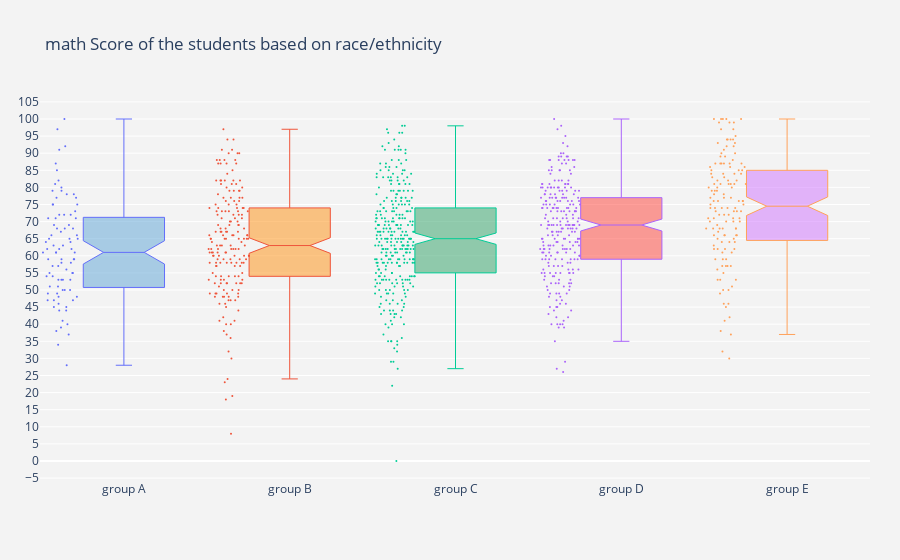

Here is the notebook cell this chart was saved with:
### Code cell
x_data = np.unique(data['race/ethnicity'])

ya,yb,yc,yd,ye=[],[],[],[],[]

for i in range(len(data)):
    if data['race/ethnicity'][i] =='group C':
        yc.append(data['math score'][i])
    elif data['race/ethnicity'][i] == 'group D':
        yd.append(data['math score'][i])
    elif data['race/ethnicity'][i] == 'group B':
        yb.append(data['math score'][i])
    elif data['race/ethnicity'][i] == 'group E':
        ye.append(data['math score'][i])
    else:
        ya.append(data['math score'][i])


y_data = [ya,yb,yc,yd,ye]

colors = ['rgba(93, 164, 214, 0.5)', 'rgba(255, 144, 14, 0.5)', 'rgba(44, 160, 101, 0.5)',
          'rgba(255, 65, 54, 0.5)', 'rgba(207, 114, 255, 0.5)', 'rgba(127, 96, 0, 0.5)']

fig = go.Figure()

for xd, yd, cls in zip(x_data, y_data, colors):
        fig.add_trace(go.Box(
            y=yd,
            name=xd,
            boxpoints='all',
            jitter=0.5,
            notched=True,
            whiskerwidth=0.2,
            fillcolor=cls,
            marker_size=2,
            line_width=1))
        
fig.update_layout(
    title='math Score of the students based on race/ethnicity ',
    yaxis=dict(
        autorange=True,
        showgrid=True,
        zeroline=True,
        dtick=5,
        gridcolor='rgb(255, 255, 255)',
        gridwidth=1,
        zerolinecolor='rgb(255, 255, 255)',
        zerolinewidth=2,
    ),
    margin=dict(
        l=40,
        r=30,
        b=80,
        t=100,
    ),
    paper_bgcolor='rgb(243, 243, 243)',
    plot_bgcolor='rgb(243, 243, 243)',
    showlegend=False
)

iplot(fig)

### Figure 1 — Plotly figure (JSON) as saved in the notebook; plotly's stock layout.template omitted (floating-point values rounded to 4 significant figures; data arrays with more than 128 entries replaced by an {"elided": "..."} marker saying what was removed)
{"data": [{"boxpoints": "all", "fillcolor": "rgba(93, 164, 214, 0.5)", "jitter": 0.5, "line": {"width": 1}, "marker": {"size": 2}, "name": "group A", "notched": true, "type": "box", "whiskerwidth": 0.2, "y": [47, 78, 50, 73, 55, 39, 62, 41, 80, 50, 58, 54, 51, 57, 62, 77, 72, 68, 47, 46, 81, 69, 28, 63, 49, 44, 71, 66, 38, 48, 53, 49, 59, 65, 47, 59, 79, 75, 72, 77, 59, 79, 65, 68, 64, 97, 92, 91, 40, 61, 55, 48, 71, 53, 82, 100, 71, 68, 65, 53, 59, 87, 62, 55, 37, 58, 72, 75, 51, 45, 45, 85, 61, 64, 75, 61, 50, 34, 69, 67, 61, 56, 66, 53, 54, 78, 57, 44, 63]}, {"boxpoints": "all", "fillcolor": "rgba(255, 144, 14, 0.5)", "jitter": 0.5, "line": {"width": 1}, "marker": {"size": 2}, "name": "group B", "notched": true, "type": "box", "whiskerwidth": 0.2, "y": {"elided": "190 int values"}}, {"boxpoints": "all", "fillcolor": "rgba(44, 160, 101, 0.5)", "jitter": 0.5, "line": {"width": 1}, "marker": {"size": 2}, "name": "group C", "notched": true, "type": "box", "whiskerwidth": 0.2, "y": {"elided": "319 int values"}}, {"boxpoints": "all", "fillcolor": "rgba(255, 65, 54, 0.5)", "jitter": 0.5, "line": {"width": 1}, "marker": {"size": 2}, "name": "group D", "notched": true, "type": "box", "whiskerwidth": 0.2, "y": {"elided": "262 int values"}}, {"boxpoints": "all", "fillcolor": "rgba(207, 114, 255, 0.5)", "jitter": 0.5, "line": {"width": 1}, "marker": {"size": 2}, "name": "group E", "notched": true, "type": "box", "whiskerwidth": 0.2, "y": {"elided": "140 int values"}}], "layout": {"margin": {"b": 80, "l": 40, "r": 30, "t": 100}, "paper_bgcolor": "rgb(243, 243, 243)", "plot_bgcolor": "rgb(243, 243, 243)", "showlegend": false, "title": {"text": "math Score of the students based on race/ethnicity "}, "yaxis": {"autorange": true, "dtick": 5, "gridcolor": "rgb(255, 255, 255)", "gridwidth": 1, "showgrid": true, "zeroline": true, "zerolinecolor": "rgb(255, 255, 255)", "zerolinewidth": 2}}}
